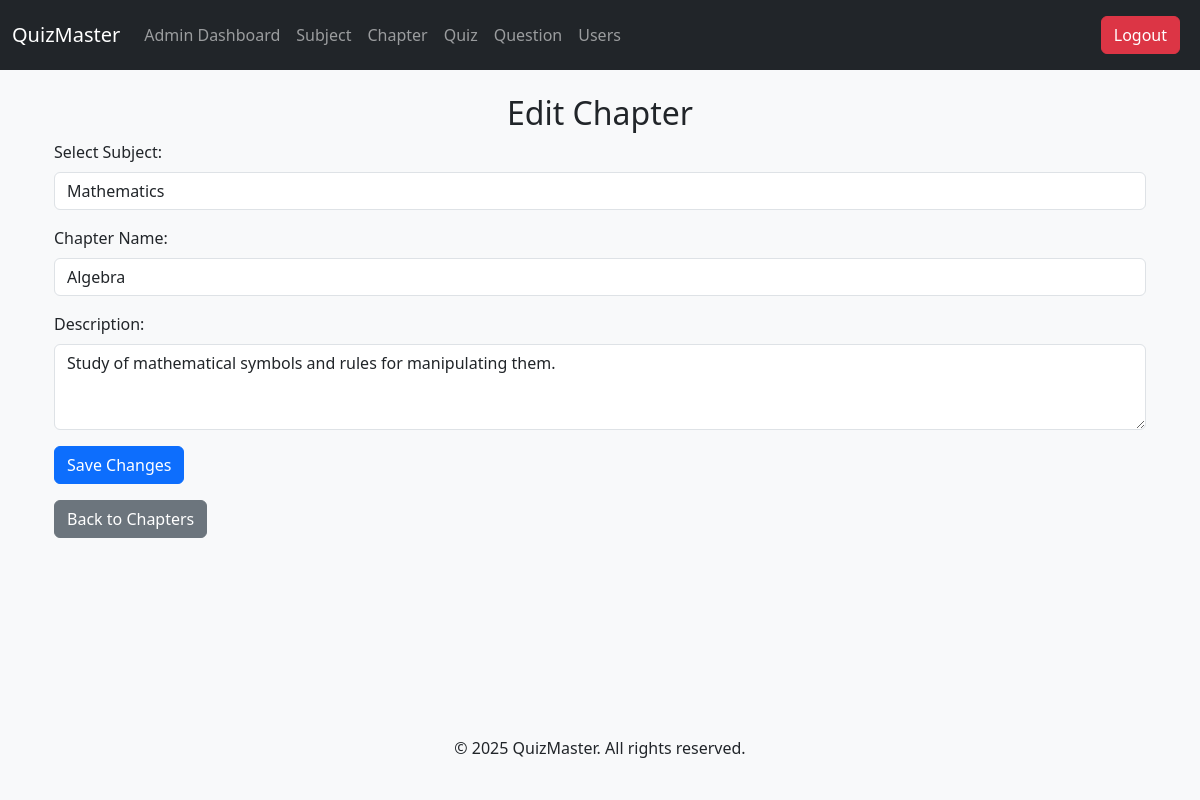
/admin/edit-chapter/1 (signed in), run on the app's committed database.
### tables this page shows
CREATE TABLE chapters (
            id INTEGER PRIMARY KEY AUTOINCREMENT,
            subject_id INTEGER,
            name TEXT NOT NULL,
            description TEXT,
            additional_fields TEXT,
            FOREIGN KEY (subject_id) REFERENCES subjects (id)
        );

CREATE TABLE subjects (
            id INTEGER PRIMARY KEY AUTOINCREMENT,
            name TEXT NOT NULL,
            description TEXT,
            additional_fields TEXT
        );

### app.py (the view, shortened to what this page needs)
@app.route('/admin/edit-chapter/<int:chapter_id>', methods=['GET', 'POST'])
@admin_required
def edit_chapter(chapter_id):
    conn = sqlite3.connect('database.db')
    cursor = conn.cursor()
    cursor.execute("SELECT * FROM chapters WHERE id=?", (chapter_id,))
    chapter = cursor.fetchone()
    cursor.execute("SELECT * FROM subjects")
    subjects = cursor.fetchall()
    conn.close()
    return render_template('edit_chapter.html', chapter=chapter, subjects=subjects)

### app.py (called while the page is built)
@login_manager.user_loader
def load_user(user_id):
    conn = sqlite3.connect('database.db')
    cursor = conn.cursor()
    cursor.execute("SELECT id, username, role FROM users WHERE id=?", (user_id,))
    user = cursor.fetchone()
    conn.close()
    if user:
        return User(user[0], user[1], user[2])
    return None

def admin_required(f):
    @wraps(f)
    def decorated_function(*args, **kwargs):
        if 'role' not in session or session['role'] != 'admin':
            return redirect(url_for('home'))  # Redirect to home if not admin
        return f(*args, **kwargs)
    return decorated_function

### templates/edit_chapter.html (shortened to what this page needs)
{% extends "base.html" %}
{% block content %}
<div class="container">
    <h2 class="text-center">Edit Chapter</h2>
    <form method="POST" action="/admin/edit-chapter/{{ chapter[0] }}">
        <div class="mb-3">
            <label for="subject_id" class="form-label">Select Subject:</label>
            <select class="form-control" id="subject_id" name="subject_id" required>
                {% for subject in subjects %}
                    <option value="{{ subject[0] }}" {% if subject[0] == chapter[1] %}selected{% endif %}>{{ subject[1] }}</option>
                {% endfor %}
            </select>
        </div>
        <div class="mb-3">
            <label for="name" class="form-label">Chapter Name:</label>
            <input type="text" class="form-control" id="name" name="name" value="{{ chapter[2] }}" required placeholder="Enter chapter name">
        </div>
        <div class="mb-3">
            <label for="description" class="form-label">Description:</label>
            <textarea class="form-control" id="description" name="description" rows="3" placeholder="Enter chapter description">{{ chapter[3] }}</textarea>
        </div>
        <button type="submit" class="btn btn-primary">Save Changes</button>
    </form>
    <a href="/admin/chapter" class="btn btn-secondary mt-3">Back to Chapters</a>
</div>
{% endblock %}

### templates/base.html (style rules this page uses)
html, body { height: 100%; }
body { display: flex; flex-direction: column; }

### data on the page
chapters: subject_id "Mathematics", name "Algebra", description "Study of mathematical symbols and rules for manipulating them."
